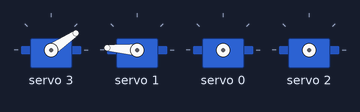
The sketch below on a simulated ESP32. Shown: 4 × servo.

Above: at 0.05 s.
At 0.55 s:
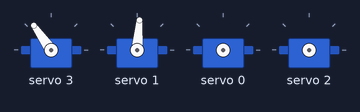
At 1.1 s:
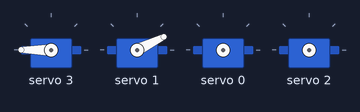
At 2.2 s:
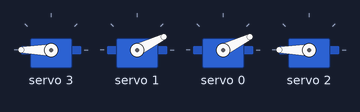
At 3.3 s:
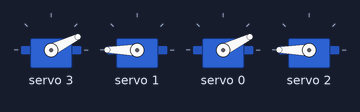
At 4.4 s:
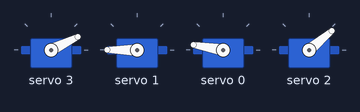
Timing chart, 0 to 6.2 s (numbered marks = the images above):
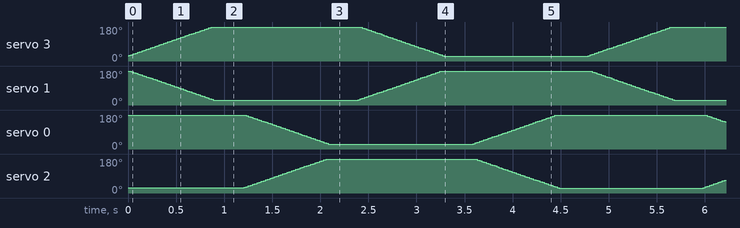

The sketch:

FORWARD-or-BACKWARD-movement-unobased.ino
```cpp
/* Servo motor driver board control for ESP32-CAM
   Home Page
*/

#include <Wire.h>
#include <Adafruit_PWMServoDriver.h>

Adafruit_PWMServoDriver srituhobby = Adafruit_PWMServoDriver();

#define servoMIN 200
#define servoMAX 600
#define stepDelay 10   // Delay between each step (in milliseconds)
#define stepSize 5

    // Size of each step

void setup() {
  Serial.begin(9600);
  // Initialize I2C with SDA on GPIO 14 and SCL on GPIO 12
  srituhobby.begin();
  srituhobby.setPWMFreq(60);
}

void moveTwoServosSmooth(int servo1, int startPos1, int endPos1, int servo2, int startPos2, int endPos2) {
  int pos1 = startPos1;
  int pos2 = startPos2;

  while (pos1 != endPos1 || pos2 != endPos2) {
    if (pos1 < endPos1) pos1 += stepSize;
    else if (pos1 > endPos1) pos1 -= stepSize;

    if (pos2 < endPos2) pos2 += stepSize;
    else if (pos2 > endPos2) pos2 -= stepSize;

    srituhobby.setPWM(servo1, 0, pos1);
    srituhobby.setPWM(servo2, 0, pos2);

    delay(stepDelay);
  }
}

void loop() {
  // Move front left (servo4) and back right (servo2)
  moveTwoServosSmooth(3, servoMIN, servoMAX, 1, servoMAX, servoMIN);
  delay(300);

  // Move front right (servo1) and back left (servo3)
  moveTwoServosSmooth(0, servoMAX, servoMIN, 2, servoMIN, servoMAX);
  delay(300);

  // Move front left (servo4) and back right (servo2) back to initial position
  moveTwoServosSmooth(3, servoMAX, servoMIN, 1, servoMIN, servoMAX);
  delay(300);

  // Move front right (servo1) and back left (servo3) back to initial position
  moveTwoServosSmooth(0, servoMIN, servoMAX, 2, servoMAX, servoMIN);
  delay(300);
}
```
